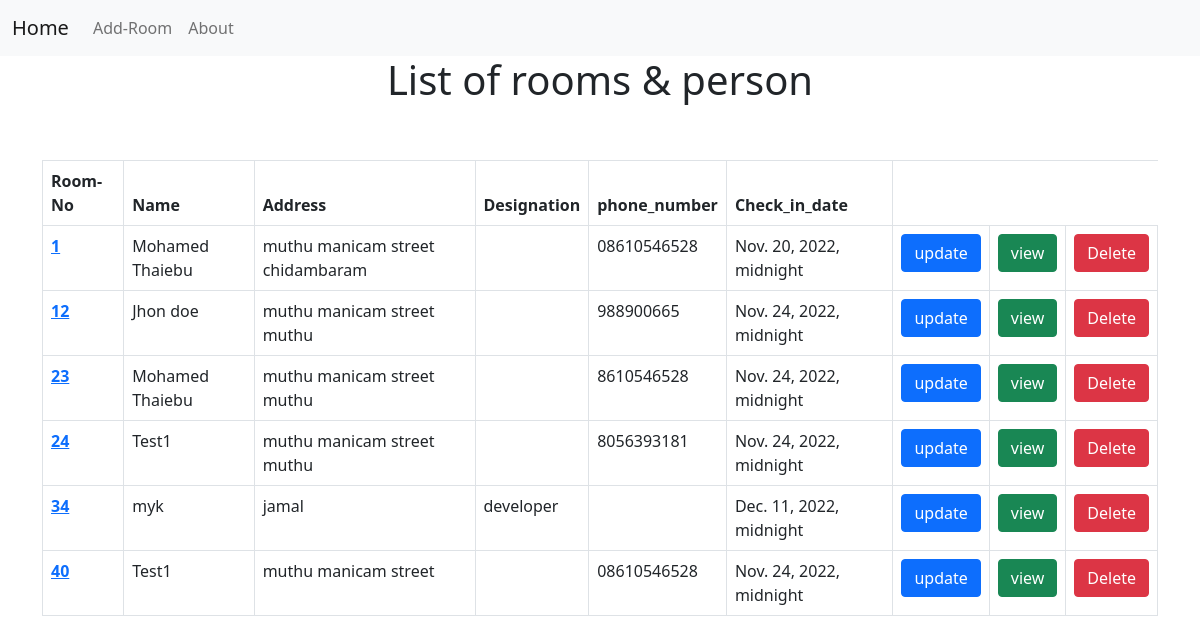
/person_list/, run on the app's committed database.
### room_app/models.py (models this page shows)
class Booking(models.Model):
    Room_No = models.CharField(max_length=5 ,primary_key=True)
    Room_Type = models.CharField(
        max_length = 20,
        choices = ROOM_CHOICES,
        default = '1'
        )
    Proof = models.ImageField(upload_to = "proofs")
    photo = models.ImageField(upload_to = "photos")
    Name = models.CharField(max_length=100)
    Name_2 = models.CharField(max_length=100,blank=True)
    Address = models.TextField(blank=True)
    Designation = models.CharField(max_length=100,blank=True)
    phone_number = models.CharField(max_length=12,blank=True)
    Emergency_number = models.CharField(max_length=12,blank=True)
    vehicel_number = models.CharField(max_length=12,blank=True)
    Advance = models.CharField(max_length=10,blank=True)
    Check_in_date = models.DateTimeField(blank=True,null=True)
    Check_out_date = models.DateTimeField(blank=True,null=True)

### room_app/views.py (the view)
# urls.py: path('person_list/', PersonListview.as_view()),
class PersonListview(ListView):
    model = Booking
    template_name = 'list_detail.html'
    ordering = ['Room_No']

### templates/list_detail.html (shortened to what this page needs)
<!DOCTYPE html>
<html lang="en">
<head>
    <link href="https://cdn.jsdelivr.net/npm/bootstrap@5.0.2/dist/css/bootstrap.min.css" rel="stylesheet">
</head>
<body>
    <header>
        <nav class="navbar navbar-expand-lg navbar-light bg-light">
            <div class="container-fluid">
              <a class="navbar-brand" href="/">Home</a>
              <div class="collapse navbar-collapse" id="navbarNav">
                <ul class="navbar-nav">
                  <li class="nav-item">
                    <a class="nav-link" href="/">Add-Room</a>
                  </li>
                  <li class="nav-item">
                    <a class="nav-link" href="/">About</a>
                  </li>
                </ul>
              </div>
            </div>
          </nav>
      </header>
    <h1 style="text-align: center;">List of rooms & person</h1>
    <div class="container table-responsive py-5">
     <table class="table table-bordered table-hover">
         <thead  class="thead-dark">
           <tr>
             <th scope="col">Room-No</th>
             <th scope="col">Name</th>
             <th scope="col">Address</th>
             <th scope="col">Designation</th>
             <th scope="col">phone_number</th>
             <th scope="col">Check_in_date</th>
           </tr>
         </thead>
         {% for object in object_list%}
         <tbody>
           <tr>
             <th scope="row"><a href="http://127.0.0.1:8000/person_update/{{object.Room_No}}">{{object.Room_No}}</a></th>
             <td>{{object.Name}}</td>
             <td>{{object.Address}}</td>
             <td>{{object.Designation}}</td>
             <td>{{object.phone_number}}</td>
             <td>{{object.Check_in_date}}</td>
             <td><a type="button" class="btn btn-primary" href="http://127.0.0.1:8000/person_update/{{object.Room_No}}">update</a></td>
             <td><a type="button" class="btn btn-success" href="{{object.Room_No}}">view</a></td>
             <td><a type="button" class="btn btn-danger" href="{{object.Room_No}}/delete/">Delete</a></td>
           </tr>
         </tbody>
         {% endfor %}
     </table>
    </div>
</body>
</html>

### data on the page
Booking: Room_No "1", Name "Mohamed Thaiebu", Address "muthu manicam street chidambaram", phone_number "08610546528", Check_in_date "Nov. 20, 2022, midnight"
Booking: Room_No "12", Name "Jhon doe", Address "muthu manicam street muthu", phone_number "988900665", Check_in_date "Nov. 24, 2022, midnight"
Booking: Room_No "23", Name "Mohamed Thaiebu", Address "muthu manicam street muthu", phone_number "8610546528", Check_in_date "Nov. 24, 2022, midnight"
Booking: Room_No "24", Name "Test1", Address "muthu manicam street muthu", phone_number "8056393181", Check_in_date "Nov. 24, 2022, midnight"
Booking: Room_No "34", Name "myk", Address "jamal", Designation "developer", Check_in_date "Dec. 11, 2022, midnight"
Booking: Room_No "40", Name "Test1", Address "muthu manicam street", phone_number "08610546528", Check_in_date "Nov. 24, 2022, midnight"
